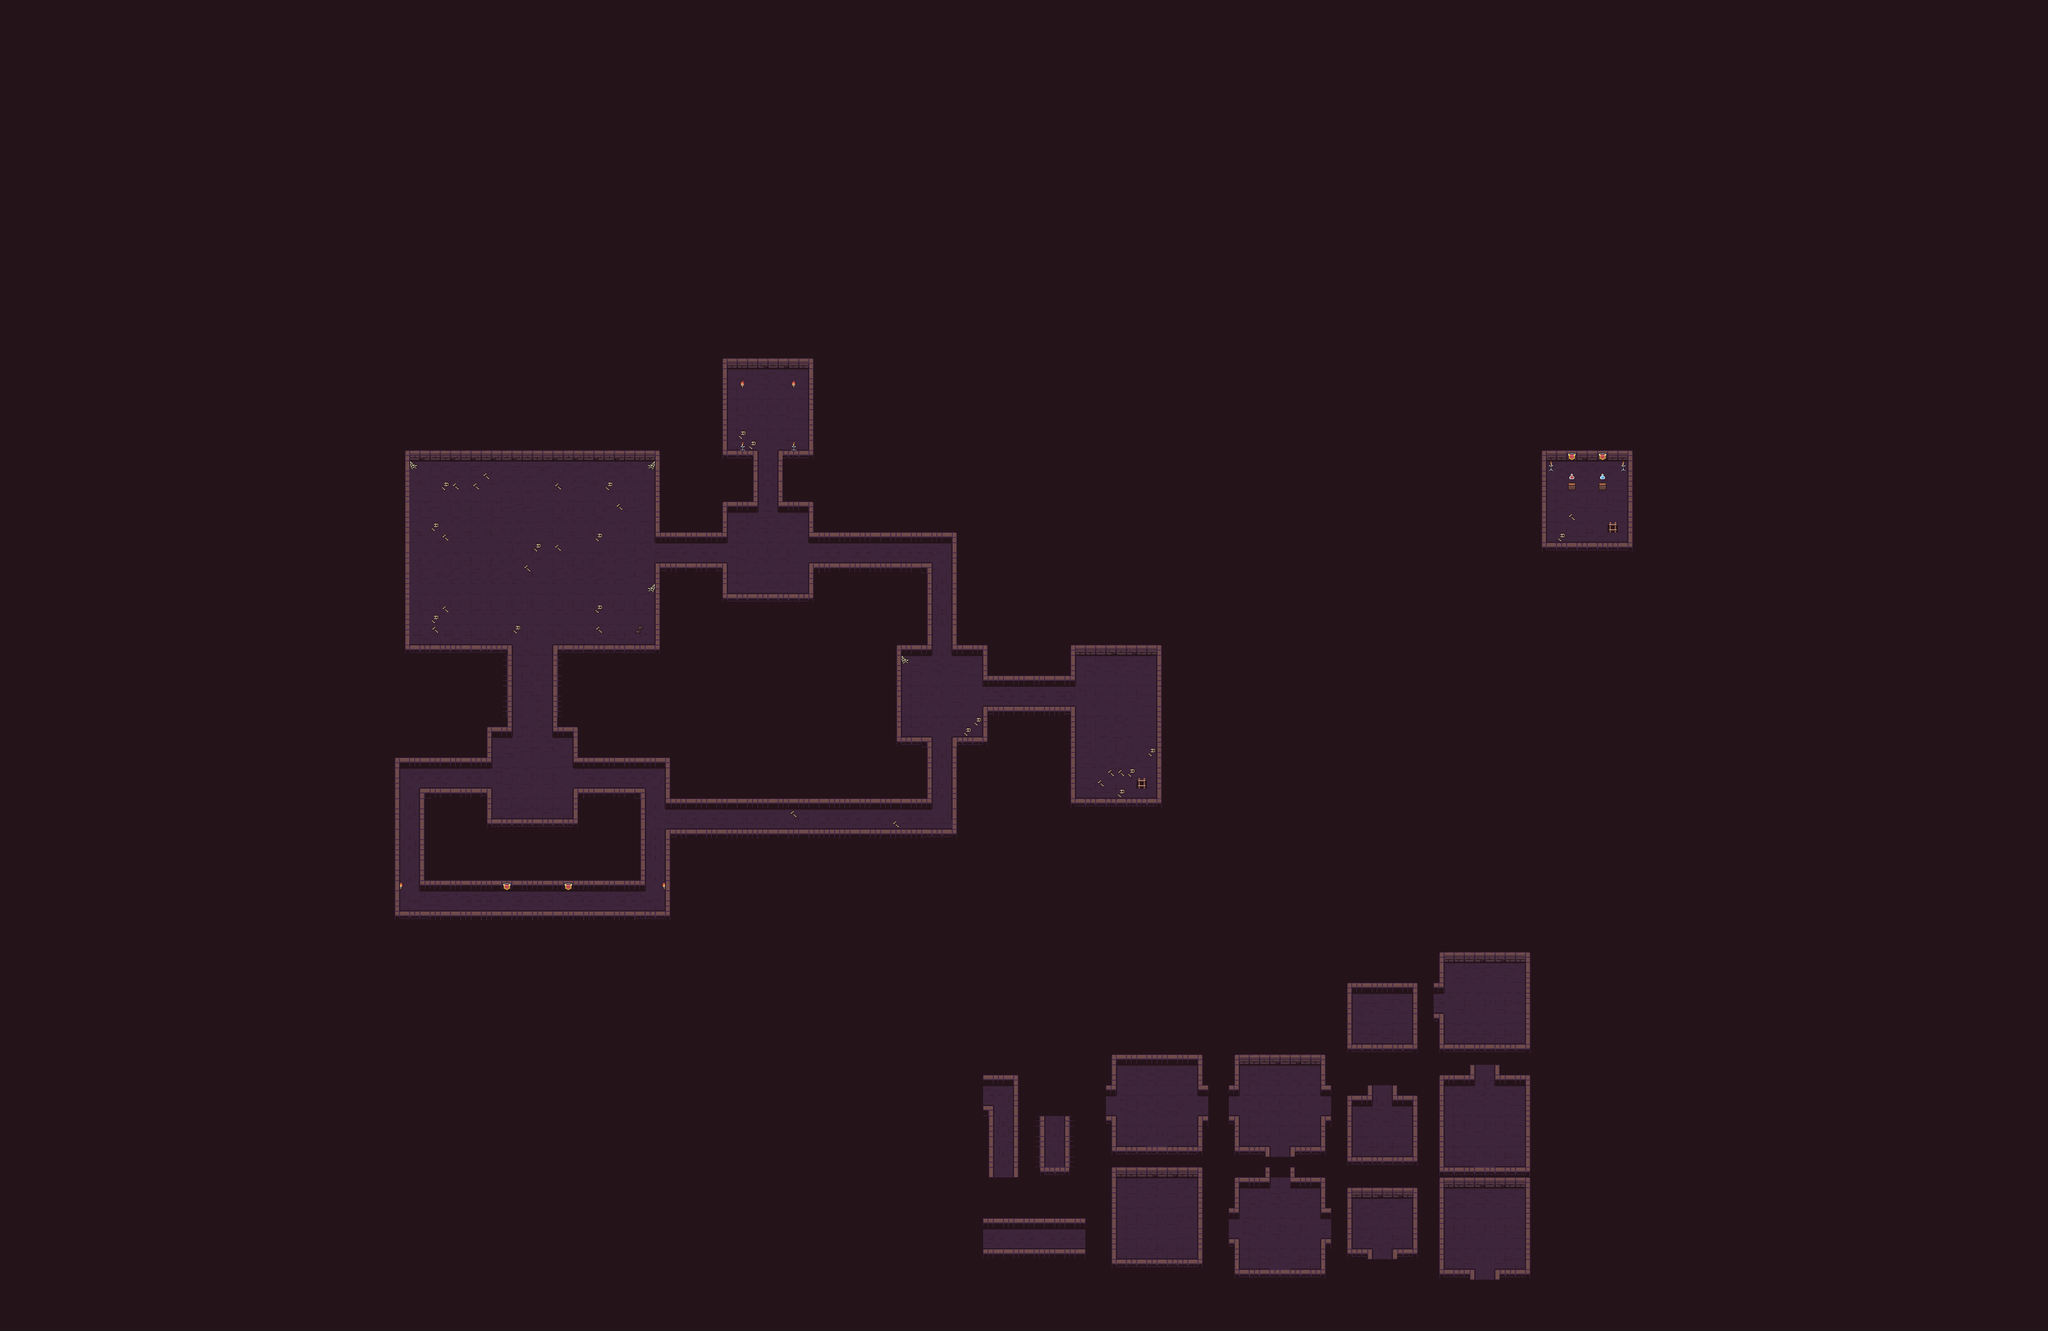

This game map was drawn from its Tiled (.tmx) file and the tilesets committed beside it. A one-line description and the trimmed map source follow:
An orthogonal 200x130 tile map with 16x16 px tiles, 2 tile layers (Ground, Objects) and 110 objects.

<map version="1.10" tiledversion="1.11.2" orientation="orthogonal" renderorder="right-down" width="200" height="130" tilewidth="16" tileheight="16" infinite="0" nextlayerid="15" nextobjectid="286">
 <editorsettings>
  <export target="testmap.lua" format="lua" />
 </editorsettings>
 <tileset firstgid="1" name="Dungeon_Tileset" tilewidth="16" tileheight="16" tilecount="100" columns="10">
  <image source="Dungeon_Tileset.png" width="160" height="160" />
 </tileset>
 <layer id="1" name="Ground" width="200" height="130">
  <data>[26000 cells, 26000 non-empty, 56 distinct tile ids]</data>
 </layer>
 <layer id="4" name="Objects" width="200" height="130">
  <data>[26000 cells, 62 non-empty, 16 distinct tile ids]</data>
 </layer>
 <objectgroup id="7" name="Ladder">
  <object id="97" x="2512" y="816" width="16" height="16">
   <properties>
    <property name="Port" type="int" value="112" />
   </properties>
  </object>
  <object id="196" x="1776" y="1216" width="16" height="16">
   <properties>
    <property name="Port" type="int" value="112" />
   </properties>
  </object>
  <object id="251" x="832" y="1410" width="16" height="14">
   <properties>
    <property name="Exists" type="bool" value="false" />
    <property name="Locked" type="bool" value="true" />
    <property name="Port" type="int" value="111" />
    <property name="Win" type="bool" value="false" />
   </properties>
  </object>
 </objectgroup>
 <objectgroup id="10" name="Candle_secret">
  <object id="103" x="512" y="1392" width="16" height="16">
   <properties>
    <property name="Hit" type="bool" value="false" />
    <property name="Port" type="int" value="111" />
   </properties>
  </object>
  <object id="199" x="1136" y="1392" width="16" height="16">
   <properties>
    <property name="Hit" type="bool" value="false" />
    <property name="Port" type="int" value="111" />
   </properties>
  </object>
 </objectgroup>
 <objectgroup id="11" name="Shop">
  <object id="98" x="2448" y="752" width="16" height="16">
   <properties>
    <property name="Item" value="Heal" />
    <property name="Price" type="int" value="5" />
   </properties>
  </object>
  <object id="99" x="2496" y="752" width="16" height="16">
   <properties>
    <property name="Item" value="Speed" />
    <property name="Price" type="int" value="5" />
   </properties>
  </object>
 </objectgroup>
 <objectgroup id="9" name="Speed">
  <object id="281" x="1232" y="672" width="16" height="16">
   <ellipse />
  </object>
 </objectgroup>
 <objectgroup id="5" name="Coins">
  <object id="80" x="2416" y="800" width="16" height="16">
   <ellipse />
  </object>
  <object id="81" x="2432" y="816" width="16" height="16">
   <ellipse />
  </object>
  <object id="82" x="2448" y="832" width="16" height="16">
   <ellipse />
  </object>
  <object id="84" x="2416" y="832" width="16" height="16">
   <ellipse />
  </object>
  <object id="188" x="768" y="1264" width="16" height="16">
   <ellipse />
  </object>
  <object id="189" x="880" y="1264" width="16" height="16">
   <ellipse />
  </object>
  <object id="279" x="1712" y="1152" width="16" height="16">
   <ellipse />
  </object>
  <object id="280" x="1744" y="1168" width="16" height="16">
   <ellipse />
  </object>
  <object id="282" x="1168" y="592" width="16" height="16">
   <ellipse />
  </object>
  <object id="283" x="1184" y="592" width="16" height="16">
   <ellipse />
  </object>
  <object id="284" x="1200" y="592" width="16" height="16">
   <ellipse />
  </object>
  <object id="285" x="1216" y="592" width="16" height="16">
   <ellipse />
  </object>
 </objectgroup>
 <objectgroup id="6" name="Health">
  <object id="192" x="800" y="1264" width="16" height="16">
   <ellipse />
  </object>
  <object id="193" x="848" y="1264" width="16" height="16">
   <ellipse />
  </object>
 </objectgroup>
 <objectgroup id="2" name="Walls">
  <object id="89" x="2416" y="720" width="12" height="16" />
  <object id="90" x="2532" y="720" width="12" height="16" />
  <object id="93" x="2400" y="704" width="160" height="16" />
  <object id="94" x="2400" y="720" width="16" height="144" />
  <object id="95" x="2416" y="848" width="144" height="16" />
  <object id="96" x="2544" y="720" width="16" height="128" />
  <object id="105" x="1120" y="560" width="160" height="16" />
  <object id="106" x="1120" y="576" width="16" height="144" />
  <object id="107" x="1136" y="704" width="48" height="16" />
  <object id="108" x="1216" y="704" width="48" height="16" />
  <object id="109" x="1264" y="576" width="16" height="144" />
  <object id="110" x="1168" y="720" width="16" height="80" />
  <object id="112" x="1216" y="720" width="16" height="80" />
  <object id="115" x="1232" y="784" width="48" height="16" />
  <object id="116" x="1264" y="800" width="16" height="48" />
  <object id="118" x="1120" y="784" width="48" height="16" />
  <object id="119" x="1120" y="800" width="16" height="48" />
  <object id="120" x="1024" y="832" width="96" height="16" />
  <object id="121" x="1280" y="832" width="224" height="16" />
  <object id="122" x="1488" y="848" width="16" height="176" />
  <object id="123" x="1440" y="880" width="16" height="128" />
  <object id="124" x="1264" y="880" width="176" height="16" />
  <object id="125" x="1264" y="896" width="16" height="48" />
  <object id="126" x="1120" y="928" width="144" height="16" />
  <object id="127" x="1120" y="880" width="16" height="48" />
  <object id="128" x="1024" y="880" width="96" height="16" />
  <object id="129" x="1024" y="896" width="16" height="128" />
  <object id="130" x="1024" y="704" width="16" height="128" />
  <object id="131" x="624" y="704" width="400" height="16" />
  <object id="132" x="624" y="720" width="16" height="304" />
  <object id="133" x="640" y="1008" width="160" height="16" />
  <object id="134" x="864" y="1008" width="160" height="16" />
  <object id="135" x="864" y="1024" width="16" height="128" />
  <object id="137" x="784" y="1024" width="16" height="128" />
  <object id="138" x="752" y="1136" width="16" height="64" />
  <object id="139" x="768" y="1136" width="16" height="16" />
  <object id="141" x="880" y="1136" width="16" height="16" />
  <object id="142" x="896" y="1136" width="16" height="64" />
  <object id="143" x="912" y="1184" width="144" height="16" />
  <object id="144" x="1040" y="1200" width="16" height="64" />
  <object id="145" x="608" y="1184" width="144" height="16" />
  <object id="147" x="656" y="1232" width="112" height="16" />
  <object id="148" x="752" y="1248" width="16" height="48" />
  <object id="149" x="768" y="1280" width="144" height="16" />
  <object id="150" x="896" y="1232" width="16" height="48" />
  <object id="152" x="912" y="1232" width="96" height="16" />
  <object id="153" x="992" y="1248" width="16" height="144" />
  <object id="154" x="656" y="1376" width="336" height="16" />
  <object id="155" x="656" y="1248" width="16" height="128" />
  <object id="156" x="608" y="1424" width="448" height="16" />
  <object id="158" x="1056" y="1248" width="400" height="16" />
  <object id="159" x="1040" y="1296" width="464" height="16" />
  <object id="160" x="1488" y="1152" width="16" height="144" />
  <object id="161" x="1440" y="1152" width="16" height="96" />
  <object id="162" x="1408" y="1152" width="32" height="16" />
  <object id="163" x="1392" y="1008" width="16" height="160" />
  <object id="164" x="1536" y="1104" width="16" height="64" />
  <object id="165" x="1504" y="1152" width="32" height="16" />
  <object id="166" x="1408" y="1008" width="48" height="16" />
  <object id="167" x="1504" y="1008" width="32" height="16" />
  <object id="168" x="1536" y="1008" width="16" height="64" />
  <object id="169" x="1552" y="1056" width="128" height="16" />
  </objectgroup>
 <objectgroup id="14" name="Enemies">
  <!-- 12 objects omitted --></objectgroup>
</map>
<!-- 26 of 110 objects omitted -->
